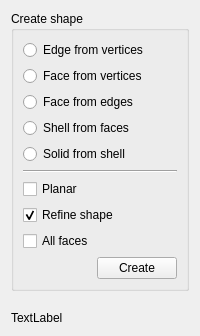
<?xml version="1.0" encoding="UTF-8"?>
<ui version="4.0">
 <class>PartGui::TaskShapeBuilder</class>
 <widget class="QWidget" name="PartGui::TaskShapeBuilder">
  <property name="geometry">
   <rect>
    <x>0</x>
    <y>0</y>
    <width>200</width>
    <height>336</height>
   </rect>
  </property>
  <property name="windowTitle">
   <string>Create shape</string>
  </property>
  <layout class="QGridLayout" name="gridLayout_2">
   <item row="0" column="0" colspan="2">
    <widget class="QGroupBox" name="groupBox">
     <property name="title">
      <string>Create shape</string>
     </property>
     <layout class="QGridLayout" name="gridLayout">
      <item row="0" column="0">
       <widget class="QRadioButton" name="radioButtonEdgeFromVertex">
        <property name="text">
         <string>Edge from vertices</string>
        </property>
       </widget>
      </item>
      <item row="1" column="0">
       <widget class="QRadioButton" name="radioButtonFaceFromVertex">
        <property name="text">
         <string>Face from vertices</string>
        </property>
       </widget>
      </item>
      <item row="2" column="0">
       <widget class="QRadioButton" name="radioButtonFaceFromEdge">
        <property name="text">
         <string>Face from edges</string>
        </property>
       </widget>
      </item>
      <item row="3" column="0">
       <widget class="QRadioButton" name="radioButtonShellFromFace">
        <property name="text">
         <string>Shell from faces</string>
        </property>
       </widget>
      </item>
      <item row="4" column="0">
       <widget class="QRadioButton" name="radioButtonSolidFromShell">
        <property name="text">
         <string>Solid from shell</string>
        </property>
       </widget>
      </item>
      <item row="5" column="0">
       <widget class="Line" name="line">
        <property name="orientation">
         <enum>Qt::Horizontal</enum>
        </property>
       </widget>
      </item>
      <item row="6" column="0">
       <widget class="QCheckBox" name="checkPlanar">
        <property name="text">
         <string>Planar</string>
        </property>
       </widget>
      </item>
      <item row="7" column="0">
       <widget class="QCheckBox" name="checkRefine">
        <property name="text">
         <string>Refine shape</string>
        </property>
        <property name="checked">
         <bool>true</bool>
        </property>
       </widget>
      </item>
      <item row="8" column="0">
       <widget class="QCheckBox" name="checkFaces">
        <property name="text">
         <string>All faces</string>
        </property>
       </widget>
      </item>
      <item row="9" column="0">
       <layout class="QHBoxLayout" name="horizontalLayout">
        <item>
         <spacer name="horizontalSpacer_2">
          <property name="orientation">
           <enum>Qt::Horizontal</enum>
          </property>
          <property name="sizeHint" stdset="0">
           <size>
            <width>40</width>
            <height>20</height>
           </size>
          </property>
         </spacer>
        </item>
        <item>
         <widget class="QPushButton" name="createButton">
          <property name="text">
           <string>Create</string>
          </property>
         </widget>
        </item>
       </layout>
      </item>
     </layout>
    </widget>
   </item>
   <item row="1" column="1">
    <spacer name="verticalSpacer">
     <property name="orientation">
      <enum>Qt::Vertical</enum>
     </property>
     <property name="sizeHint" stdset="0">
      <size>
       <width>20</width>
       <height>127</height>
      </size>
     </property>
    </spacer>
   </item>
   <item row="2" column="0">
    <widget class="QLabel" name="label">
     <property name="text">
      <string notr="true">TextLabel</string>
     </property>
    </widget>
   </item>
  </layout>
 </widget>
 <tabstops>
  <tabstop>radioButtonEdgeFromVertex</tabstop>
  <tabstop>radioButtonFaceFromVertex</tabstop>
  <tabstop>radioButtonFaceFromEdge</tabstop>
  <tabstop>radioButtonShellFromFace</tabstop>
  <tabstop>radioButtonSolidFromShell</tabstop>
  <tabstop>checkPlanar</tabstop>
  <tabstop>checkRefine</tabstop>
  <tabstop>checkFaces</tabstop>
  <tabstop>createButton</tabstop>
 </tabstops>
 <resources/>
 <connections/>
</ui>
